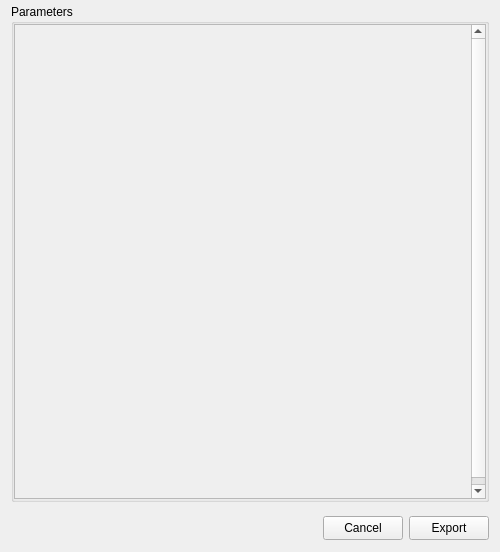
<?xml version="1.0" encoding="UTF-8"?>
<ui version="4.0">
 <class>Form</class>
 <widget class="QWidget" name="Form">
  <property name="geometry">
   <rect>
    <x>0</x>
    <y>0</y>
    <width>500</width>
    <height>552</height>
   </rect>
  </property>
  <property name="minimumSize">
   <size>
    <width>500</width>
    <height>300</height>
   </size>
  </property>
  <property name="windowTitle">
   <string>Form</string>
  </property>
  <layout class="QVBoxLayout" name="verticalLayout">
   <property name="topMargin">
    <number>4</number>
   </property>
   <property name="bottomMargin">
    <number>4</number>
   </property>
   <item>
    <widget class="QWidget" name="widget_content" native="true">
     <layout class="QHBoxLayout" name="horizontalLayout_2">
      <property name="leftMargin">
       <number>0</number>
      </property>
      <property name="topMargin">
       <number>0</number>
      </property>
      <property name="rightMargin">
       <number>0</number>
      </property>
      <property name="bottomMargin">
       <number>0</number>
      </property>
      <item>
       <widget class="QGroupBox" name="groupBox">
        <property name="title">
         <string>Parameters</string>
        </property>
        <layout class="QVBoxLayout" name="verticalLayout_2">
         <property name="leftMargin">
          <number>0</number>
         </property>
         <property name="topMargin">
          <number>0</number>
         </property>
         <property name="rightMargin">
          <number>0</number>
         </property>
         <property name="bottomMargin">
          <number>0</number>
         </property>
         <item>
          <widget class="QWidget" name="widget_settings" native="true">
           <layout class="QHBoxLayout" name="horizontalLayout_7">
            <property name="spacing">
             <number>0</number>
            </property>
            <property name="leftMargin">
             <number>0</number>
            </property>
            <property name="topMargin">
             <number>0</number>
            </property>
            <property name="rightMargin">
             <number>0</number>
            </property>
            <property name="bottomMargin">
             <number>0</number>
            </property>
            <item>
             <widget class="QScrollArea" name="scrollArea">
              <property name="frameShadow">
               <enum>QFrame::Raised</enum>
              </property>
              <property name="lineWidth">
               <number>0</number>
              </property>
              <property name="widgetResizable">
               <bool>true</bool>
              </property>
              <widget class="QWidget" name="scrollAreaWidgetContents">
               <property name="geometry">
                <rect>
                 <x>0</x>
                 <y>0</y>
                 <width>478</width>
                 <height>481</height>
                </rect>
               </property>
               <property name="sizePolicy">
                <sizepolicy hsizetype="Preferred" vsizetype="Preferred">
                 <horstretch>0</horstretch>
                 <verstretch>0</verstretch>
                </sizepolicy>
               </property>
               <property name="minimumSize">
                <size>
                 <width>0</width>
                 <height>480</height>
                </size>
               </property>
               <layout class="QVBoxLayout" name="verticalLayout_12">
                <property name="spacing">
                 <number>0</number>
                </property>
                <property name="leftMargin">
                 <number>0</number>
                </property>
                <property name="topMargin">
                 <number>0</number>
                </property>
                <property name="rightMargin">
                 <number>0</number>
                </property>
                <property name="bottomMargin">
                 <number>0</number>
                </property>
                <item>
                 <widget class="QWidget" name="widget" native="true"/>
                </item>
               </layout>
              </widget>
             </widget>
            </item>
           </layout>
          </widget>
         </item>
        </layout>
       </widget>
      </item>
     </layout>
    </widget>
   </item>
   <item>
    <widget class="QWidget" name="widget_buttons" native="true">
     <property name="minimumSize">
      <size>
       <width>0</width>
       <height>40</height>
      </size>
     </property>
     <property name="maximumSize">
      <size>
       <width>16777215</width>
       <height>40</height>
      </size>
     </property>
     <layout class="QHBoxLayout" name="horizontalLayout">
      <property name="leftMargin">
       <number>0</number>
      </property>
      <property name="topMargin">
       <number>0</number>
      </property>
      <property name="rightMargin">
       <number>0</number>
      </property>
      <property name="bottomMargin">
       <number>0</number>
      </property>
      <item>
       <spacer name="horizontalSpacer">
        <property name="orientation">
         <enum>Qt::Horizontal</enum>
        </property>
        <property name="sizeHint" stdset="0">
         <size>
          <width>40</width>
          <height>20</height>
         </size>
        </property>
       </spacer>
      </item>
      <item>
       <widget class="QPushButton" name="button_cancel">
        <property name="minimumSize">
         <size>
          <width>0</width>
          <height>24</height>
         </size>
        </property>
        <property name="maximumSize">
         <size>
          <width>100</width>
          <height>16777215</height>
         </size>
        </property>
        <property name="text">
         <string>Cancel</string>
        </property>
       </widget>
      </item>
      <item>
       <widget class="QPushButton" name="button_export">
        <property name="minimumSize">
         <size>
          <width>0</width>
          <height>24</height>
         </size>
        </property>
        <property name="maximumSize">
         <size>
          <width>100</width>
          <height>16777215</height>
         </size>
        </property>
        <property name="text">
         <string>Export</string>
        </property>
       </widget>
      </item>
     </layout>
    </widget>
   </item>
  </layout>
 </widget>
 <resources/>
 <connections/>
</ui>
